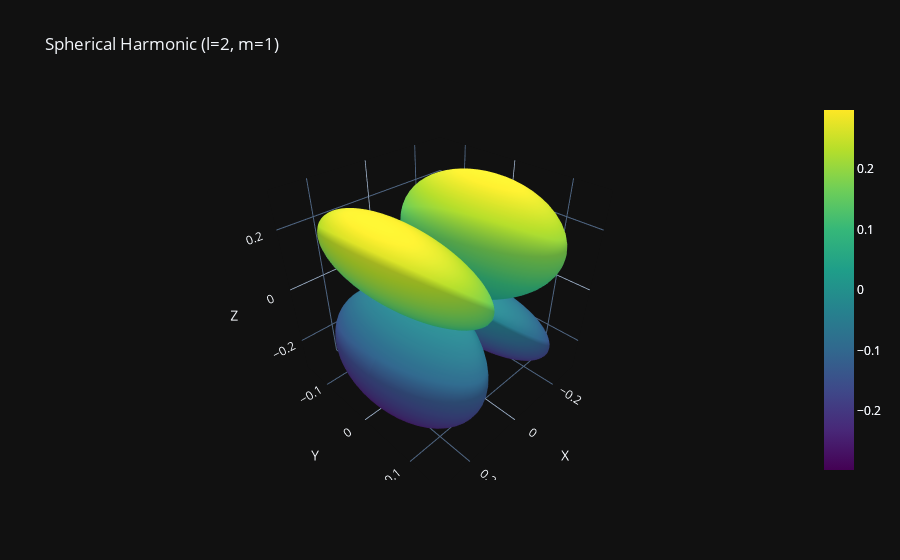

This figure's notebook cell:
### Code cell
import numpy as np
import plotly.graph_objs as go
from scipy.special import sph_harm

# Define the parameters for the spherical harmonics
l = 2  # Angular momentum quantum number
m = +1 # Magnetic quantum number

# Create a grid of points on the sphere's surface
n_points = 100
theta = np.linspace(0, np.pi, n_points)
phi = np.linspace(0, 2 * np.pi, n_points)
theta, phi = np.meshgrid(theta, phi)

# Calculate spherical harmonics for positive m
r_positive_m = sph_harm(m, l, phi, theta).real  # Take the real part for magnitude
x_positive_m = r_positive_m * np.sin(theta) * np.cos(phi)
y_positive_m = r_positive_m * np.sin(theta) * np.sin(phi)
z_positive_m = r_positive_m * np.cos(theta)

# Calculate spherical harmonics for negative m
r_negative_m = sph_harm(-m, l, phi, theta).real  # Take the real part for magnitude
x_negative_m = r_negative_m * np.sin(theta) * np.cos(phi)
y_negative_m = r_negative_m * np.sin(theta) * np.sin(phi)
z_negative_m = -r_negative_m * np.cos(theta)

# Create 3D surface plots for both lobes
fig = go.Figure()

# Add positive lobe
fig.add_trace(go.Surface(x=x_positive_m, y=y_positive_m, z=z_positive_m, colorscale='Viridis'))

# Add negative lobe
fig.add_trace(go.Surface(x=x_negative_m, y=y_negative_m, z=z_negative_m, colorscale='Viridis'))

# Set plot layout
fig.update_layout(template = "plotly_dark",
    scene=dict(
        xaxis_title='X',
        yaxis_title='Y',
        zaxis_title='Z',
        aspectmode='cube'
    ),
    title=f"Spherical Harmonic (l={l}, m={m})"
)

# Show the interactive plot
fig.show()

### Figure 1 — Plotly figure (JSON) as saved in the notebook; plotly's stock layout.template omitted (floating-point values rounded to 4 significant figures; data arrays with more than 128 entries replaced by an {"elided": "..."} marker saying what was removed)
{"data": [{"colorscale": [[0, "#440154"], [0.1111, "#482878"], [0.2222, "#3e4989"], [0.3333, "#31688e"], [0.4444, "#26828e"], [0.5556, "#1f9e89"], [0.6667, "#35b779"], [0.7778, "#6ece58"], [0.8889, "#b5de2b"], [1, "#fde725"]], "type": "surface", "x": {"elided": "100x100 float values"}, "y": {"elided": "100x100 float values"}, "z": {"elided": "100x100 float values"}}, {"colorscale": [[0, "#440154"], [0.1111, "#482878"], [0.2222, "#3e4989"], [0.3333, "#31688e"], [0.4444, "#26828e"], [0.5556, "#1f9e89"], [0.6667, "#35b779"], [0.7778, "#6ece58"], [0.8889, "#b5de2b"], [1, "#fde725"]], "type": "surface", "x": {"elided": "100x100 float values"}, "y": {"elided": "100x100 float values"}, "z": {"elided": "100x100 float values"}}], "layout": {"scene": {"aspectmode": "cube", "xaxis": {"title": {"text": "X"}}, "yaxis": {"title": {"text": "Y"}}, "zaxis": {"title": {"text": "Z"}}}, "title": {"text": "Spherical Harmonic (l=2, m=1)"}}}
